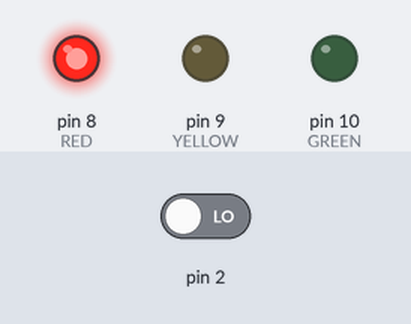
The sketch below on a simulated Arduino Uno, built with avr-gcc and run on an emulated ATmega328P. On the bench: output pins drawn as LEDs (lit = HIGH). The inputs (shaded band) are chosen by the test bench; at power-on: pin 2 LOW.

Above: at 1.5 s.
At 4.0 s:
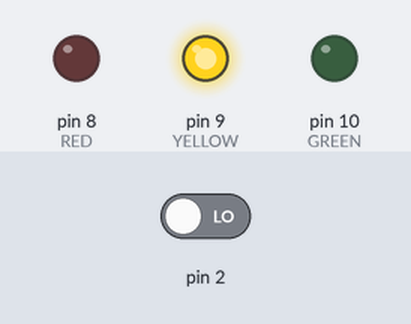
At 6.5 s:
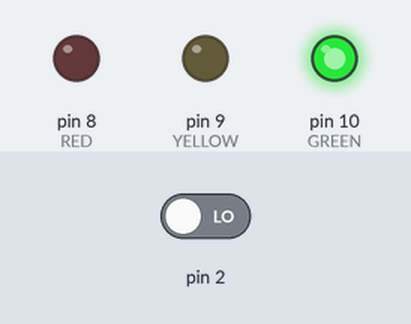
Timing chart, 0 to 10.4 s (numbered marks = the images above):
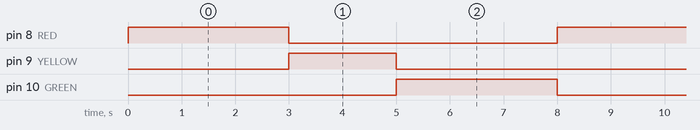

The sketch:

HW2_240104004030.ino
```cpp
#define RED 8
#define YELLOW 9
#define GREEN 10

int buttonDelay = 0; // Delay when button is pressed

void setup() {
  Serial.begin(9600);
  pinMode(RED, OUTPUT);
  pinMode(YELLOW, OUTPUT);
  pinMode(GREEN, OUTPUT);
  attachInterrupt(digitalPinToInterrupt(2), buttonPressed, RISING); // Checks if the button is pressed continiously and when it detects a button press it runs a function called buttonPressed()
}

void loop() {
  digitalWrite(RED, HIGH); // Turns the red light on
  delay(3000);
  delay(buttonDelay);
  buttonDelay = 0; // Resets the button delay
  digitalWrite(RED, LOW); // Turns the red light off

  digitalWrite(YELLOW, HIGH); // Turns the yellow light on
  delay(2000);
  digitalWrite(YELLOW, LOW); // Turns the yellow light off

  digitalWrite(GREEN, HIGH); // Turns the green light on
  delay(3000);
  digitalWrite(GREEN, LOW); // Turns the green light off
}

void buttonPressed() {
  buttonDelay = 2000; // Adds two seconds delay
}
```

Measured:
- by itself, pin 8 (RED), pin 10 (GREEN): alternates HIGH for 3.0 s and LOW for 5.0 s
- by itself, pin 9 (YELLOW): alternates HIGH for 2.0 s and LOW for 6.0 s
- by itself, everything shown: repeats every 8.0 s, in 4 steps
